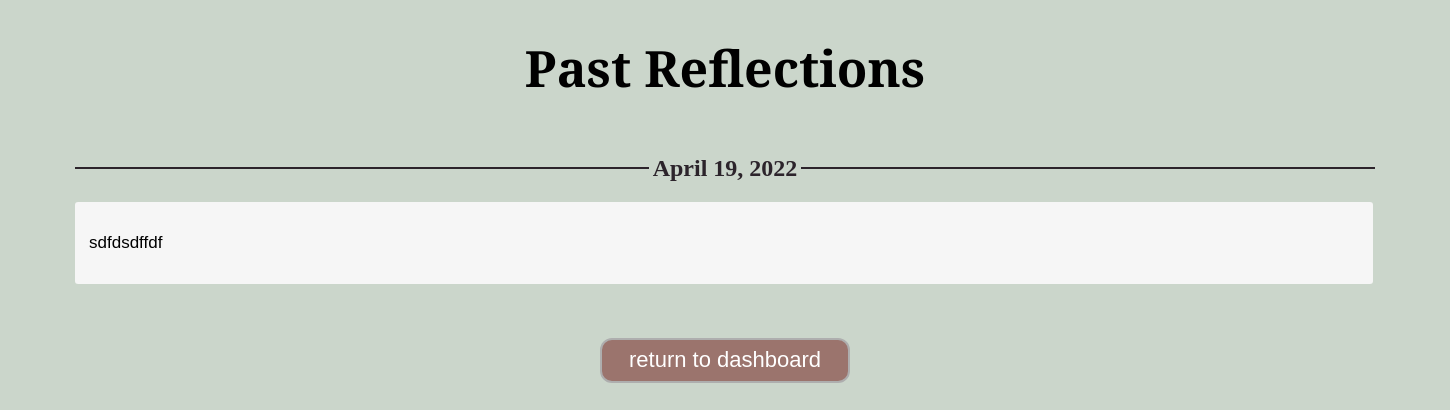
Before: /userDashboard/history (signed in) with the older database file.
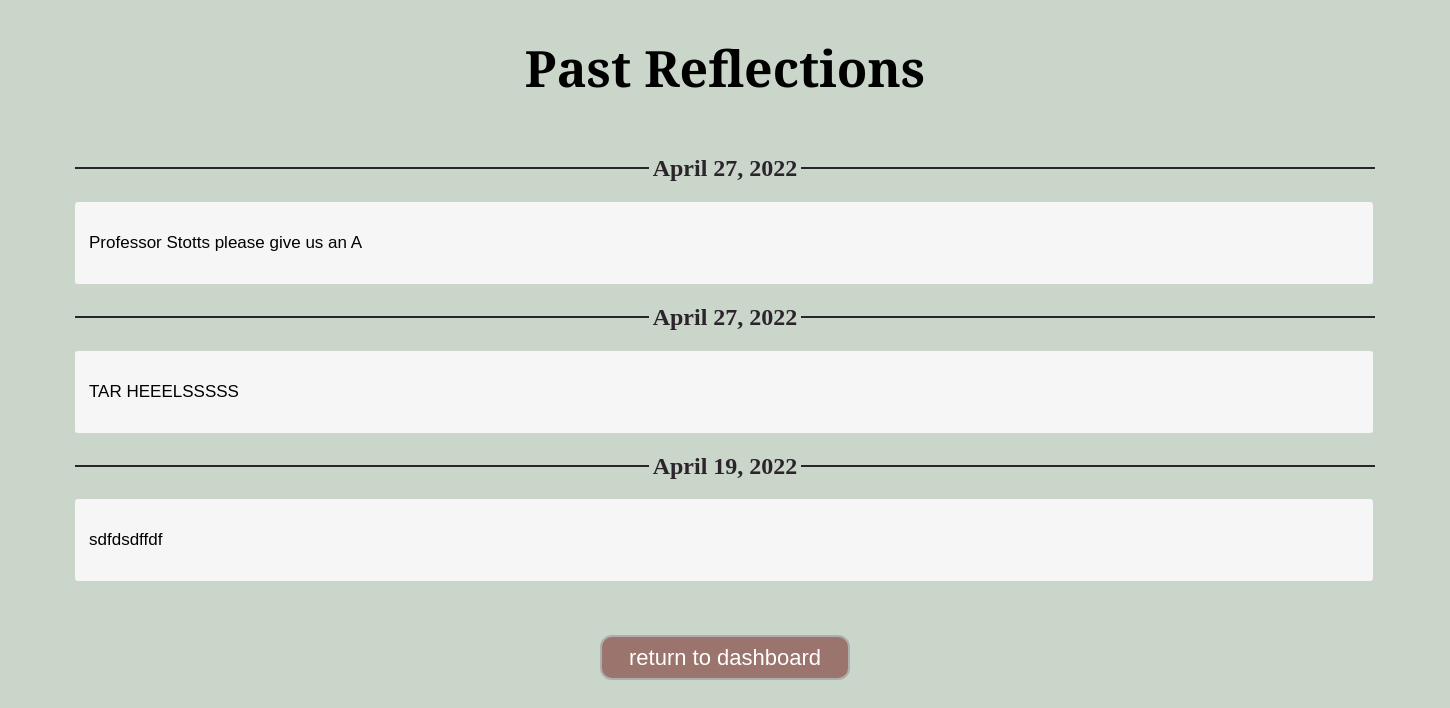
After: the same page with the newer database file.
### base/models.py (models this page shows, shortened)
class Reflection(models.Model):
  user = models.ForeignKey(User, on_delete=models.CASCADE, null=True)
  date = models.DateField(auto_now_add=True)
  text = models.TextField()

### base/views.py (the view)
# urls.py: path('userDashboard/history', views.history, name="history"),
def history(request):
  past_reflections = Reflection.objects.order_by('-date').filter(user=request.user)
  return render(request, 'base/history.html', {"all": past_reflections})

### base/templates/base/history.html (shortened to what this page needs)
<!DOCTYPE html>
<html lang="en">
<head>
  {% load static %}
  <link rel="stylesheet" href="{% static 'css/history.css' %}">
</head>
<body>
  <div class="wrapper">
    <h1>Past Reflections</h1>
    {% for item in all %}
      <div class="separator">
        <h2>{{ item.date }}</h2>
      </div>
      <div class="reflection">
        <div class="text">
          <p>{{ item.text }}</p>
        </div>
      </div>
    {% endfor %}
    <br> <br> <br>
    <div class="buttonwrap">
      <button id="back" type="back" onClick="javascript:history.go(-1);">return to dashboard</button>
    </div>
    <br>
  </div>
</body>
</html>

### base/static/css/history.css (style rules this page uses)
body { margin: 0 auto; background-color: #cbd6cb; }
.wrapper { width: 1440px; margin: 0 auto; align-items: center; }
.buttonwrap { display: flex; justify-content: center; }
h1 { text-align: center; font-family: 'Playfair Display', sans-serif; font-size: 50px; color: black; }
.separator { width: 1300px; display: flex; align-items: center; text-align: center; margin: 0 auto; color: #2c242b; }
.separator::before, .separator::after { content: ''; flex: 1; border-bottom: 2px solid #2c242b; }
.separator:not(:empty)::before { margin-right: .25em; }
.separator:not(:empty)::after { margin-left: .25em; }
.text { width: 1270px; font-size: 17px; font-family: 'Playfair Display', sans-serif; position: relative; padding: 14px; margin-left: 70px; background-color: rgb(246, 246, 246); border-radius: 3px; }
#back { background-color: #9b746d; width: 250px; height: 45px; border-radius: 12px; font-family: 'Playfair Display', sans-serif; color: #FFFFFF; font-size: 22px; margin: 0 auto; border: 2px solid rgb(174, 174, 174); }

Changed rows visible on the page:
added Reflection: date "April 27, 2022", text "Professor Stotts please give us an A"
added Reflection: date "April 27, 2022", text "TAR HEEELSSSSS"
